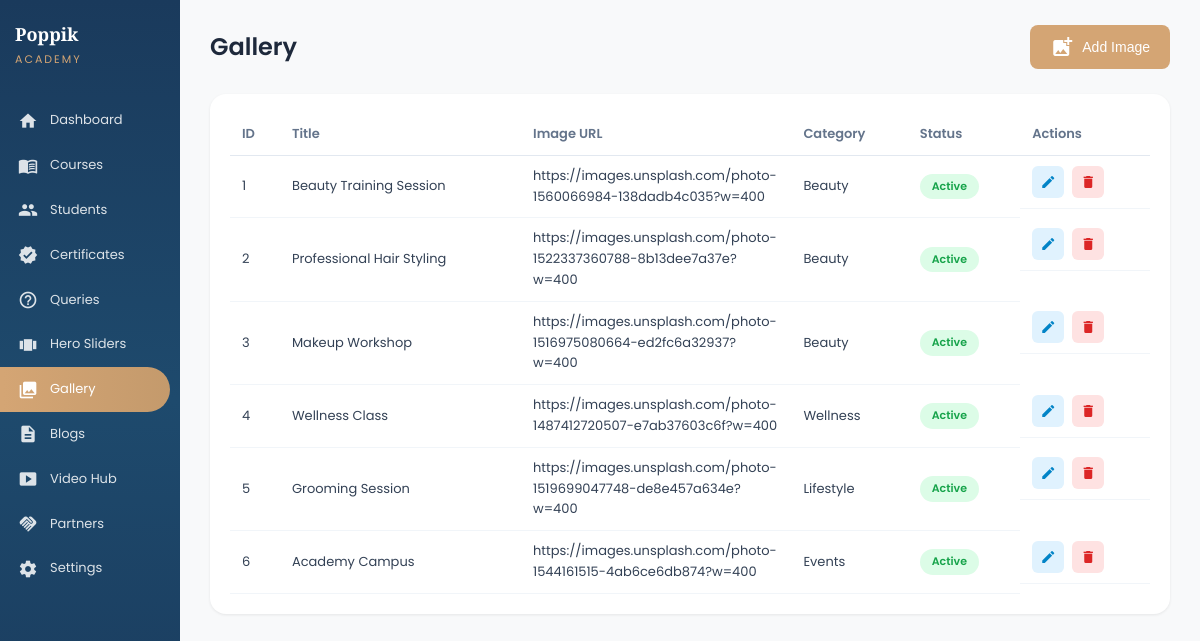
The page /php-admin/gallery.php on the database its author committed.
### tables this page shows
CREATE TABLE IF NOT EXISTS `gallery` (
  `id` INT PRIMARY KEY AUTO_INCREMENT,
  `title` VARCHAR(255),
  `image` TEXT NOT NULL,
  `category` VARCHAR(100),
  `sort_order` INT DEFAULT 0,
  `status` VARCHAR(50) DEFAULT 'Active',
  `created_at` DATETIME DEFAULT CURRENT_TIMESTAMP
);

### php-admin/gallery.php (the view, shortened to what this page needs)
<?php
require_once 'config.php';
$images = $pdo->query("SELECT * FROM gallery ORDER BY sort_order ASC")->fetchAll();
include 'includes/header.php';
?>
<div class="page-header">
    <h1>Gallery</h1>
    <button class="btn btn-primary" onclick="openModal('addModal')">
        <span class="material-icons">add_photo_alternate</span>
        Add Image
    </button>
</div>
<div class="content-card">
    <?php if (empty($images)): ?>
        <div class="empty-state">
            <span class="material-icons">collections</span>
            <p>No images in gallery yet</p>
        </div>
    <?php else: ?>
        <table class="data-table">
            <thead>
                <tr>
                    <th>ID</th>
                    <th>Title</th>
                    <th>Image URL</th>
                    <th>Category</th>
                    <th>Status</th>
                    <th>Actions</th>
                </tr>
            </thead>
            <tbody>
                <?php foreach ($images as $image): ?>
                    <tr>
                        <td><?= $image['id'] ?></td>
                        <td><?= htmlspecialchars($image['title'] ?? '-') ?></td>
                        <td style="max-width:200px;overflow:hidden;text-overflow:ellipsis;"><?= htmlspecialchars($image['image']) ?></td>
                        <td><?= htmlspecialchars($image['category'] ?? '-') ?></td>
                        <td><span class="status-badge <?= strtolower($image['status']) ?>"><?= $image['status'] ?></span></td>
                        <td class="actions">
                            <button class="action-btn edit" onclick="editImage(<?= htmlspecialchars(json_encode($image)) ?>)">
                                <span class="material-icons">edit</span>
                            </button>
                            <form method="POST" style="display:inline;" onsubmit="return confirmDelete('Delete this image?')">
                                <button type="submit" class="action-btn delete">
                                    <span class="material-icons">delete</span>
                                </button>
                            </form>
                        </td>
                    </tr>
                <?php endforeach; ?>
            </tbody>
        </table>
    <?php endif; ?>
</div>
<?php include 'includes/footer.php'; ?>

### php-admin/includes/header.php (shortened to what this page needs)
<!DOCTYPE html>
<html lang="en">
<head>
    <link rel="stylesheet" href="assets/css/admin.css">
</head>
<body>
    <div class="admin-layout">
        <aside class="sidebar">
            <div class="sidebar-header">
                <h1 class="logo">Poppik <span>ACADEMY</span></h1>
            </div>
            <nav class="sidebar-nav">
                <a href="index.php" class="nav-item <?= basename($_SERVER['PHP_SELF']) == 'index.php' ? 'active' : '' ?>">
                    <span class="material-icons">home</span>
                    <span class="nav-label">Dashboard</span>
                </a>
                <a href="courses.php" class="nav-item <?= basename($_SERVER['PHP_SELF']) == 'courses.php' ? 'active' : '' ?>">
                    <span class="material-icons">menu_book</span>
                    <span class="nav-label">Courses</span>
                </a>
                <a href="students.php" class="nav-item <?= basename($_SERVER['PHP_SELF']) == 'students.php' ? 'active' : '' ?>">
                    <span class="material-icons">people</span>
                    <span class="nav-label">Students</span>
                </a>
                <a href="certificates.php" class="nav-item <?= basename($_SERVER['PHP_SELF']) == 'certificates.php' ? 'active' : '' ?>">
                    <span class="material-icons">verified</span>
                    <span class="nav-label">Certificates</span>
                </a>
                <a href="queries.php" class="nav-item <?= basename($_SERVER['PHP_SELF']) == 'queries.php' ? 'active' : '' ?>">
                    <span class="material-icons">help_outline</span>
                    <span class="nav-label">Queries</span>
                </a>
                <a href="hero-sliders.php" class="nav-item <?= basename($_SERVER['PHP_SELF']) == 'hero-sliders.php' ? 'active' : '' ?>">
                    <span class="material-icons">view_carousel</span>
                    <span class="nav-label">Hero Sliders</span>
                </a>
                <a href="gallery.php" class="nav-item <?= basename($_SERVER['PHP_SELF']) == 'gallery.php' ? 'active' : '' ?>">
                    <span class="material-icons">collections</span>
                    <span class="nav-label">Gallery</span>
                </a>
                <a href="blogs.php" class="nav-item <?= basename($_SERVER['PHP_SELF']) == 'blogs.php' ? 'active' : '' ?>">
                    <span class="material-icons">description</span>
                    <span class="nav-label">Blogs</span>
                </a>
                <a href="video-hub.php" class="nav-item <?= basename($_SERVER['PHP_SELF']) == 'video-hub.php' ? 'active' : '' ?>">
                    <span class="material-icons">smart_display</span>
                    <span class="nav-label">Video Hub</span>
                </a>
                <a href="partners.php" class="nav-item <?= basename($_SERVER['PHP_SELF']) == 'partners.php' ? 'active' : '' ?>">
                    <span class="material-icons">handshake</span>
                    <span class="nav-label">Partners</span>
                </a>
                <a href="settings.php" class="nav-item <?= basename($_SERVER['PHP_SELF']) == 'settings.php' ? 'active' : '' ?>">
                    <span class="material-icons">settings</span>
                    <span class="nav-label">Settings</span>
                </a>
            </nav>
        </aside>
        <main class="main-content">

### php-admin/includes/footer.php (shortened to what this page needs)
        </main>
    </div>
</body>
</html>

### php-admin/assets/css/admin.css (style rules this page uses)
* { margin: 0; padding: 0; box-sizing: border-box; }
body { font-family: 'Poppins', sans-serif; background: #f8f9fa; color: #1e293b; line-height: 1.6; }
.admin-layout { display: flex; min-height: 100vh; }
.sidebar { width: 180px; background: linear-gradient(180deg, #1a3a5c 0%, #1e4a6d 50%, #1a3a5c 100%); color: #fff; position: fixed; height: 100vh; overflow-y: auto; z-index: 100; }
.sidebar-header { padding: 20px 15px; }
.logo { font-family: 'Playfair Display', serif; font-size: 18px; font-weight: 600; color: #fff; margin: 0; }
.logo span { font-family: 'Poppins', sans-serif; font-weight: 400; font-size: 11px; letter-spacing: 2px; color: #D4A574; display: block; margin-top: 2px; }
.sidebar-nav { padding: 10px 0; }
.nav-item { display: flex; align-items: center; gap: 12px; padding: 12px 15px; color: rgba(255, 255, 255, 0.85); text-decoration: none; transition: all 0.3s ease; font-size: 13px; font-weight: 400; border-left: 3px solid transparent; }
.nav-item.active { background: linear-gradient(90deg, #D4A574 0%, #c49a6c 100%); color: #fff; border-left: 3px solid #D4A574; border-radius: 0 25px 25px 0; margin-right: 10px; }
.nav-item .material-icons { font-size: 20px; }
.main-content { flex: 1; margin-left: 180px; background: #f8f9fa; min-height: 100vh; padding: 25px 30px; }
.page-header { display: flex; justify-content: space-between; align-items: center; margin-bottom: 25px; }
.page-header h1 { font-family: 'Poppins', sans-serif; font-size: 24px; font-weight: 600; color: #1e293b; margin: 0; }
.content-card { background: #fff; border-radius: 16px; padding: 20px; box-shadow: 0 1px 3px rgba(0, 0, 0, 0.08); }
.data-table { width: 100%; border-collapse: collapse; }
.data-table th, .data-table td { text-align: left; padding: 10px 12px; font-size: 13px; }
.data-table th { color: #64748b; font-weight: 600; border-bottom: 1px solid #e2e8f0; }
.data-table td { color: #334155; border-bottom: 1px solid #f1f5f9; }
.status-badge { display: inline-block; padding: 4px 12px; border-radius: 20px; font-size: 11px; font-weight: 600; text-transform: capitalize; }
.status-badge.active, .status-badge.issued { background: #dcfce7; color: #16a34a; }
.btn { display: inline-flex; align-items: center; gap: 8px; padding: 10px 20px; border-radius: 8px; font-size: 14px; font-weight: 500; cursor: pointer; border: none; transition: all 0.3s ease; text-decoration: none; }
.btn-primary { background: #D4A574; color: #fff; }
.actions { display: flex; gap: 8px; }
.action-btn { width: 32px; height: 32px; border: none; border-radius: 6px; cursor: pointer; display: flex; align-items: center; justify-content: center; transition: all 0.3s ease; }
.action-btn .material-icons { font-size: 16px; }
.action-btn.edit { background: #e0f2fe; color: #0284c7; }
.action-btn.delete { background: #fee2e2; color: #dc2626; }

### rows shown on the page
gallery: id "1", title "Beauty Training Session", image "https://images.unsplash.com/photo-1560066984-138dadb4c035?w=400", category "Beauty", status "Active"
gallery: id "2", title "Professional Hair Styling", image "https://images.unsplash.com/photo-1522337360788-8b13dee7a37e?w=400", category "Beauty", status "Active"
gallery: id "3", title "Makeup Workshop", image "https://images.unsplash.com/photo-1516975080664-ed2fc6a32937?w=400", category "Beauty", status "Active"
gallery: id "4", title "Wellness Class", image "https://images.unsplash.com/photo-1487412720507-e7ab37603c6f?w=400", category "Wellness", status "Active"
gallery: id "5", title "Grooming Session", image "https://images.unsplash.com/photo-1519699047748-de8e457a634e?w=400", category "Lifestyle", status "Active"
gallery: id "6", title "Academy Campus", image "https://images.unsplash.com/photo-1544161515-4ab6ce6db874?w=400", category "Events", status "Active"
